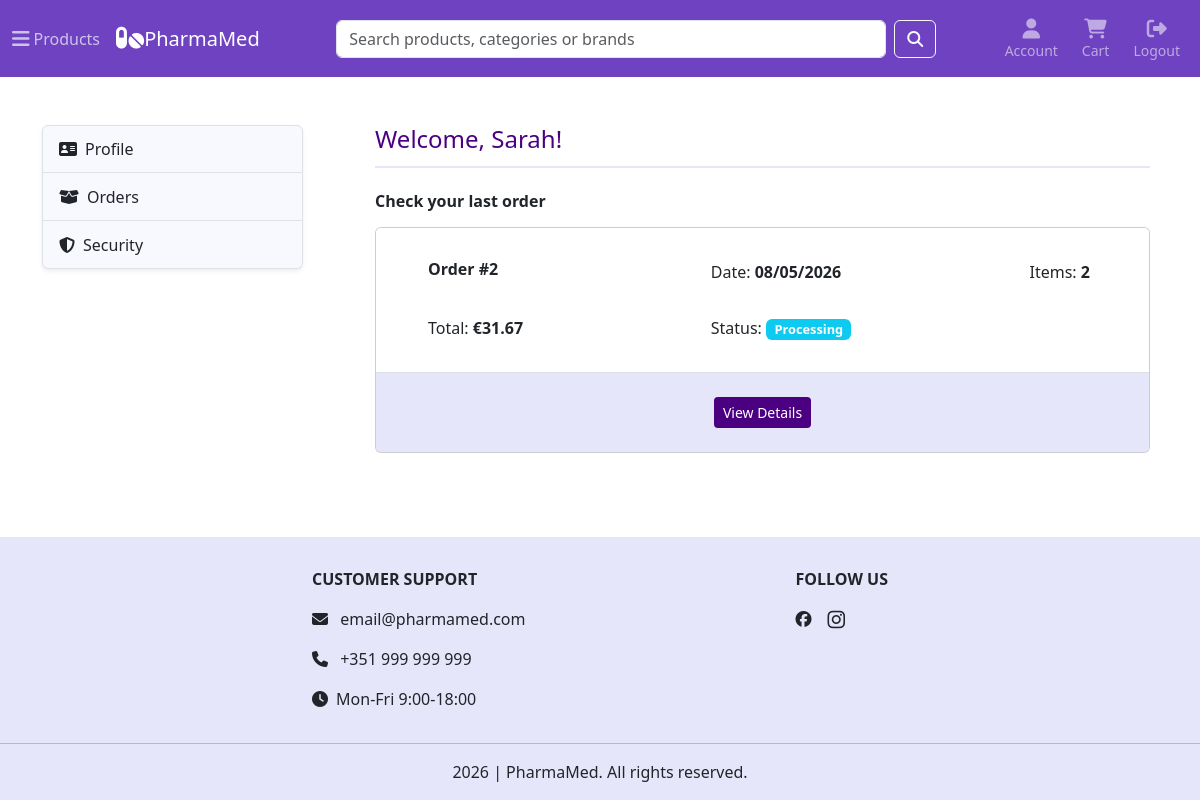
Page /account/home (signed in) on the earlier database version.
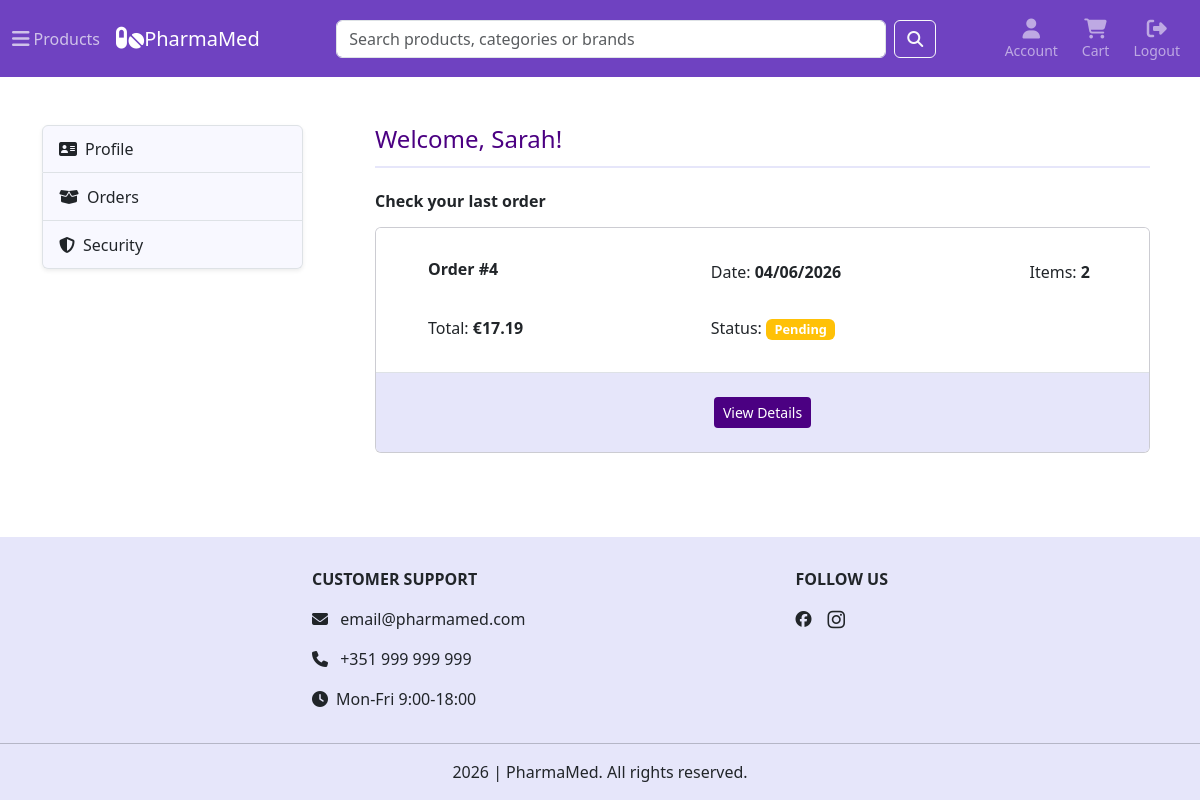
Same page on the later database version.
### tables this page shows
CREATE TABLE "orders" (
    id INTEGER PRIMARY KEY AUTOINCREMENT,
    user_id INTEGER NOT NULL,
    address_id INTEGER NOT NULL,
    full_name TEXT NOT NULL,
    address_line TEXT NOT NULL,
    postal_code TEXT NOT NULL,
    city TEXT NOT NULL,
    country TEXT NOT NULL,
    shipping_method TEXT NOT NULL,
    subtotal REAL NOT NULL,
    shipping_cost REAL NOT NULL,
    total REAL NOT NULL,
    status TEXT NOT NULL DEFAULT 'pending',
    created_at DATETIME DEFAULT CURRENT_TIMESTAMP,
    updated_at DATETIME DEFAULT CURRENT_TIMESTAMP,
    FOREIGN KEY (user_id) REFERENCES users(id)
);

### app/routes/account.py (the view)
@account_bp.route("/home")
@login_required
def account_home():
    db = get_db()
    user = get_user_profile(db, current_user.id)
    first_name = user["first_name"]
    orders = get_user_orders(db, current_user.id, limit=1)
    return render_template("account/dashboard.html", first_name=first_name, active_page=None, orders=orders)

### app/__init__.py (called while the page is built)
@app.context_processor
def inject_globals():
    return {
        "categories_menu": load_categories_menu(),
        "cart_count": get_cart_count()
    }

### app/models/user.py (called while the page is built)
@login_manager.user_loader
def load_user(user_id):
    db = get_db()
    user = db.execute(
        """
        SELECT id, email, first_name, last_name
        FROM users
        WHERE id = ?
        """,
        (int(user_id),)
    ).fetchone()
    if user is None:
        return None
    return User(
        user["id"],
        user["email"],
        user["first_name"],
        user["last_name"]
    )

### app/services/cart_service.py (called while the page is built)
def get_cart_count():
    db = get_db()
    if current_user.is_authenticated:
        return db_cart_count(db, current_user.id)
    session_cart = session.get('cart', {})
    return sum(session_cart.values())

def db_cart_count(db, user_id):
    cart_count = db.execute(
        """
        SELECT SUM(quantity) as total
        FROM cart_items ci
        JOIN carts c ON ci.cart_id = c.id
        WHERE c.user_id = ?
        """,
        (user_id,)
    ).fetchone()
    return cart_count["total"] or 0

### app/utils/formatting.py (called while the page is built)
def format_date(value):
    return datetime.strptime(value, "%Y-%m-%d %H:%M:%S").strftime("%d/%m/%Y")

### app/templates/account/dashboard.html (shortened to what this page needs)
{% extends "account/account.html" %}
{% block account_content %}
<div class="page-header pb-1">
    <h1 class="fs-4">Welcome, {{ current_user.first_name }}!</h1>
</div>
{% for order in orders %}
    <h2 class="fw-semibold fs-6 mb-3 mt-4">Check your last order</h2>
    <div class="card order-card mb-4">
        <ul class="list-group list-group-flush">
            <li class="list-group-item p-3">
                <div class="row mt-3">
                    <div class="col-12 col-md-6 col-lg-5 mb-3 mb-md-0 ps-lg-5">
                        <h3 class="fs-6 fw-bold">Order #{{ order.id }} </h3>
                    </div>
                    <div class="col-12 col-md-6 col-lg-5">
                        <p>Date: <strong>{{ order.created_at | format_date }}</strong></p>
                    </div>
                    <div class="col-12 col-md-6 col-lg-2 mt-md-3 mt-lg-0">
                        <p>Items: <strong>{{ order.item_count }}</strong></p>
                    </div>
                    <div class="col-12 col-md-6 col-lg-5 mt-md-3 ps-lg-5">
                        <p>Total: <strong>€{{ "%.2f"|format(order.total)  }}</strong></p>
                    </div>
                    <div class="col-12 col-md-6 col-lg-7 mt-md-3">
                        <p>Status: <span class="badge {% if order.status == 'pending' %}bg-warning{% elif order.status == 'processing' %}bg-info{% elif order.status == 'shipped' %}bg-primary{% elif order.status == 'delivered' %}bg-success{% elif order.status == 'cancelled' %}bg-danger{% endif %}">{{ order.status|title }}</span></p>
                    </div>
                </div>
            </li>
            <li class="list-group-item dark-item p-4">
                <div class="text-center">
                    <a href="{{ url_for('account.order_details', order_id=order.id) }}" class="btn btn-sm order-details-btn" aria-label="View details for order {{ order.id }}">
                        View Details
                    </a>
                </div>
            </li>
        </ul>
    </div>
{% endfor %}
{% endblock %}

Differences in the rows shown:
no longer on this page (row unchanged): orders: id "2", created_at "08/05/2026", item_count "2", total "31.67", status "Processing"
added orders: id "4", created_at "04/06/2026", item_count "2", total "17.19", status "Pending"
